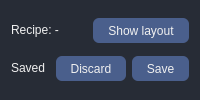
<widget class="QFrame" name="frame_top"><property name="frameShape"><enum>QFrame::StyledPanel</enum></property><property name="styleSheet"><string notr="true">QFrame{background-color:#272c36; border-radius:12px;}QLabel{color:#F0F0F0;}QCheckBox{color:#F0F0F0;}QCheckBox::indicator:checked{background-color:#5F8FCB; border:3px solid #9DB8E0;}QSpinBox, QDoubleSpinBox, QComboBox{background-color:rgb(27,29,35); color:#F0F0F0; border:1px solid rgb(27,29,35); border-radius:5px; padding-left:6px; min-height:22px;}QListWidget{background-color:rgb(27,29,35); color:#F0F0F0; border-radius:5px;}QToolButton{background-color:#4A5F8C; color:#F0F0F0; border-radius:6px; padding:4px 10px;}QToolButton:hover{background-color:#5F8FCB;}QToolButton:pressed{border:1px solid #FFE723;}QToolButton:checked{background-color:#5F8FCB; border:1px solid #FFE723;}QToolButton:disabled{color:#6e6e6e; background-color:#444444;}</string></property><layout class="QVBoxLayout" name="vl_top"><item><layout class="QHBoxLayout" name="hl_top"><property name="spacing"><number>6</number></property><item><widget class="QLabel" name="label_recipe"><property name="text"><string>Recipe: -</string></property><property name="wordWrap"><bool>true</bool></property><property name="textInteractionFlags"><set>Qt::LinksAccessibleByMouse|Qt::TextSelectableByMouse</set></property></widget></item><item><widget class="QToolButton" name="toolButton_showLayout"><property name="text"><string>Show layout</string></property><property name="toolTip"><string>Switch the big image area between the camera and the layout of this recipe.</string></property><property name="checkable"><bool>true</bool></property></widget></item></layout></item><item><layout class="QHBoxLayout" name="hl_bottom"><property name="spacing"><number>6</number></property><item><widget class="QLabel" name="label_saveState"><property name="text"><string>Saved</string></property><property name="wordWrap"><bool>true</bool></property><property name="textInteractionFlags"><set>Qt::LinksAccessibleByMouse|Qt::TextSelectableByMouse</set></property></widget></item><item><widget class="QToolButton" name="toolButton_discard"><property name="text"><string>Discard</string></property><property name="toolTip"><string>Throw away the changes since the last Save.</string></property></widget></item><item><widget class="QToolButton" name="toolButton_save"><property name="text"><string>Save</string></property><property name="toolTip"><string>Write this recipe's guidedSetup2.json.</string></property></widget></item></layout></item></layout></widget>
